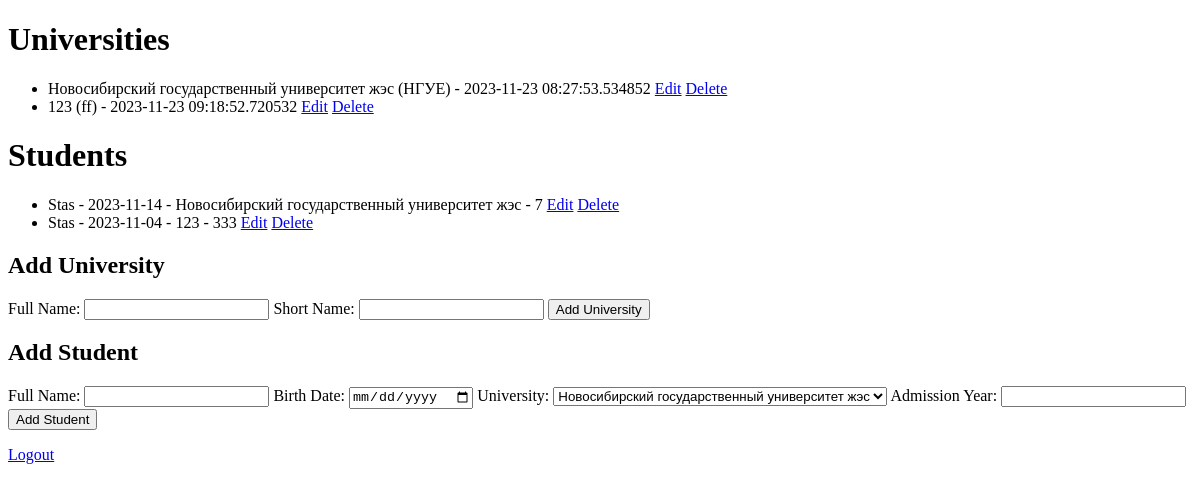
Page / (signed in) on the earlier database version.
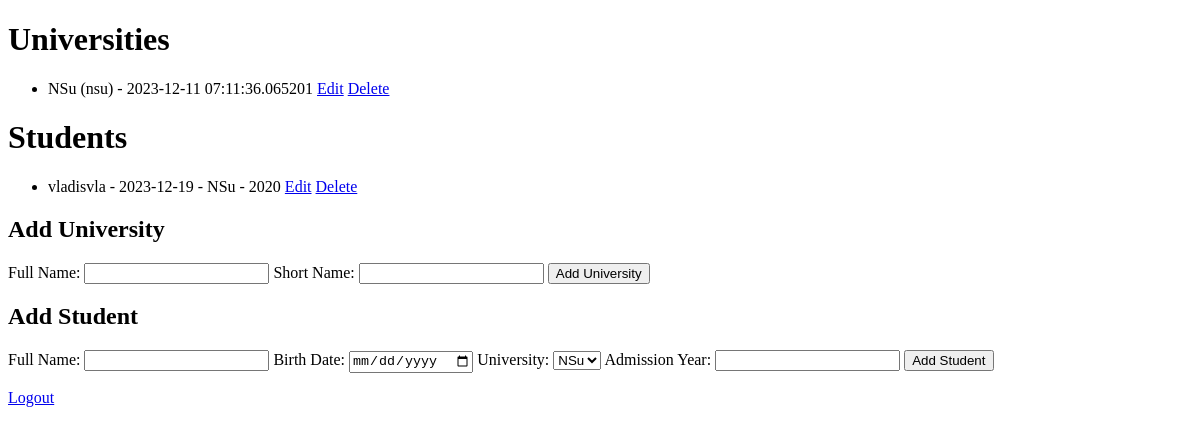
Same page on the later database version.
### app.py (models this page shows)
class University(db.Model):
    id = db.Column(db.Integer, primary_key=True)
    full_name = db.Column(db.String(100), nullable=False)
    short_name = db.Column(db.String(50), nullable=False)
    created_date = db.Column(db.DateTime, default=datetime.utcnow)

class Student(db.Model):
    id = db.Column(db.Integer, primary_key=True)
    full_name = db.Column(db.String(100), nullable=False)
    birth_date = db.Column(db.Date, nullable=False)
    university_id = db.Column(db.Integer, db.ForeignKey('university.id'), nullable=False)
    university = db.relationship('University', backref=db.backref('students', lazy=True))
    admission_year = db.Column(db.Integer, nullable=False)

### app.py (the view)
@app.route('/')
def index():
    universities = University.query.all()
    students = Student.query.all()
    return render_template('index.html', universities=universities, students=students)

### app.py (called while the page is built)
@login_manager.user_loader
def load_user(user_id):
    return User.query.get(int(user_id))

@app.before_request
def before_request():
    if not current_user.is_authenticated and request.endpoint not in ['login', 'register']:
        return redirect(url_for('login'))

### templates/index.html (shortened to what this page needs)
<!DOCTYPE html>
<html lang="en">
<head>
</head>
<body>
    <h1>Universities</h1>
    <ul>
        {% for university in universities %}
            <li>
                {{ university.full_name }} ({{ university.short_name }}) - {{ university.created_date }}
                <a href="{{ url_for('edit_university', id=university.id) }}">Edit</a>
                <a href="{{ url_for('delete_university', id=university.id) }}">Delete</a>
            </li>
        {% endfor %}
    </ul>
    <h1>Students</h1>
    <ul>
        {% for student in students %}
            <li>
                {{ student.full_name }} - {{ student.birth_date }} - {{ student.university.full_name }} - {{ student.admission_year }}
                <a href="{{ url_for('edit_student', id=student.id) }}">Edit</a>
                <a href="{{ url_for('delete_student', id=student.id) }}">Delete</a>
            </li>
        {% endfor %}
    </ul>
    <h2>Add University</h2>
    <form method="POST" action="{{ url_for('add_university') }}">
        <label for="full_name">Full Name:</label>
        <input type="text" id="full_name" name="full_name" required>
        <label for="short_name">Short Name:</label>
        <input type="text" id="short_name" name="short_name" required>
        <button type="submit">Add University</button>
    </form>
    <h2>Add Student</h2>
    <form method="POST" action="{{ url_for('add_student') }}">
        <label for="full_name">Full Name:</label>
        <input type="text" id="full_name" name="full_name" required>
        <label for="birth_date">Birth Date:</label>
        <input type="date" id="birth_date" name="birth_date" required>
        <label for="university">University:</label>
        <select id="university" name="university" required>
            {% for university in universities %}
                <option value="{{ university.id }}">{{ university.full_name }}</option>
            {% endfor %}
        </select>
        <label for="admission_year">Admission Year:</label>
        <input type="number" id="admission_year" name="admission_year" required>
        <button type="submit">Add Student</button>
    </form>
    {% if current_user.is_authenticated %}
    <p><a href="{{ url_for('logout') }}">Logout</a></p>
    {% endif %}
</body>
</html>

Differences in the rows shown:
removed University: full_name "Новосибирский государственный университет жэс", short_name "НГУЕ", created_date "2023-11-23 08:27:53.534852"
removed University: full_name "123", short_name "ff", created_date "2023-11-23 09:18:52.720532"
removed Student: full_name "Stas", birth_date "2023-11-14", university.full_name "Новосибирский государственный университет жэс", admission_year "7"
removed Student: full_name "Stas", birth_date "2023-11-04", university.full_name "123", admission_year "333"
added University: full_name "NSu", short_name "nsu", created_date "2023-12-11 07:11:36.065201"
added Student: full_name "vladisvla", birth_date "2023-12-19", university.full_name "NSu", admission_year "2020"
Other differences:
form field university: "Новосибирский государственный университет жэс" → "NSu"
